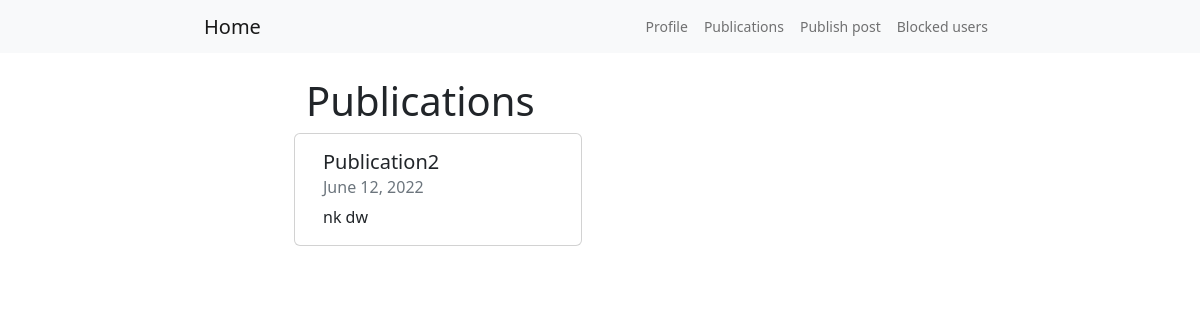
The app's page /publications/ (signed in) with its own data.
### BlogPost/models.py (models this page shows)
class Publication(models.Model):
    title = models.CharField(max_length=50)
    user = models.ForeignKey(User, on_delete=models.CASCADE)
    summary = models.TextField(null=True, blank=True)
    files = models.FileField(null=True, blank=True)
    creation_date = models.DateField(auto_now=True,)
    last_modified = models.DateTimeField(auto_now=True,)

### BlogPost/views.py (the view)
# urls.py: path('publications/', publication, name="publications"),
def publication(request):
    queryset = Publication.objects.filter(~Q(user=request.user)).all()
    context = {"publications": queryset}
    return render(request, "publications.html", context=context)

### templates/publications.html (shortened to what this page needs)
<!DOCTYPE html>
<html lang="en">
<head>
    <link href="https://cdn.jsdelivr.net/npm/bootstrap@5.2.0-beta1/dist/css/bootstrap.min.css" rel="stylesheet"
>
</head>
<body>
<nav class="row justify-content-center small navbar navbar-expand-lg navbar-light bg-light">
    <div class="container-fluid col-8">
        <div class="navbar-header">
            <a class="navbar-brand" href="#">Home</a>
        </div>
        <ul class="nav navbar-nav d-flex">
            <li class="nav-item"><a class="nav-link" href="{% url "profile" %}">Profile</a></li>
            <li class="nav-item"><a class="nav-link" href="{% url "publications" %}">Publications</a></li>
            <li class="nav-item"><a class="nav-link" href="{% url "add_publications" %}">Publish post</a></li>
            <li class="nav-item"><a class="nav-link" href="{% url "blocked_users" %}">Blocked users</a></li>
        </ul>
    </div>
</nav>
<div class="row justify-content-center my-4">
    <div class="col-6">
        <h1>Publications</h1>
        {% for publication in publications %}
            <div class="row">
                <div class="card" style="width: 18rem;">
                  <div class="card-body">
                    <h5 class="card-title">{{ publication.title }}</h5>
                    <h6 class="card-subtitle mb-2 text-muted">{{ publication.creation_date }}</h6>
                    <p class="card-text">{{ publication.summary }}</p>
                  </div>
                </div>
            </div>
        {% endfor %}
    </div>
</div>
</body>
</html>

### records on screen
Publication: title "Publication2", creation_date "June 12, 2022", summary "nk dw"
